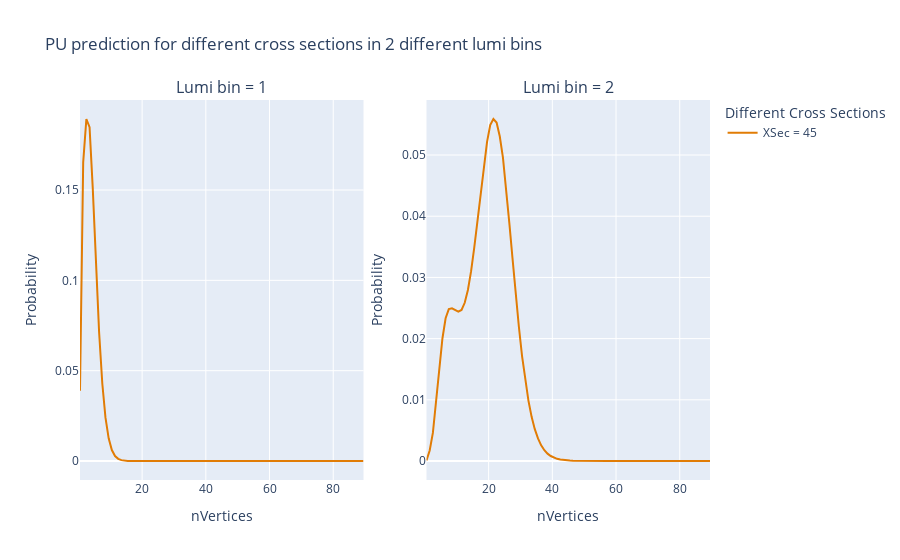

Here is the notebook cell this chart was saved with:
### Code cell
vvv['nVertices'].plotPredictions([45])
